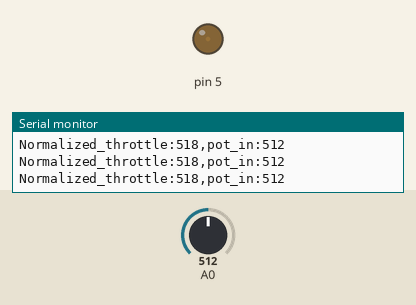
This sketch was run on a simulated Arduino Uno, built with avr-gcc and run on an emulated ATmega328P. Shown: output pins drawn as LEDs (lit = HIGH), the last lines printed to the serial monitor. Inputs (shaded band) come from the test bench; at power-on: A0 = 512.

Above: at 1.2 s.
1.3 s: A0 set to 660
At 2.5 s:
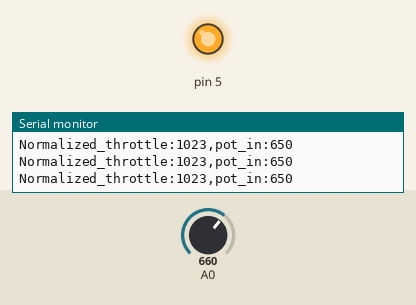
2.8 s: A0 set to 360
At 3.8 s:
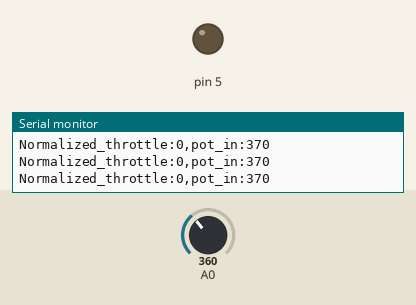
4.3 s: A0 set to 385
At 5.6 s:
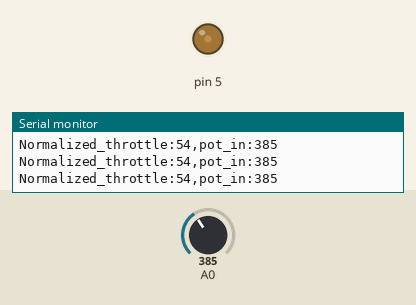
Timing chart, 0 to 7.3 s (numbered marks = the images above; inputs shaded):
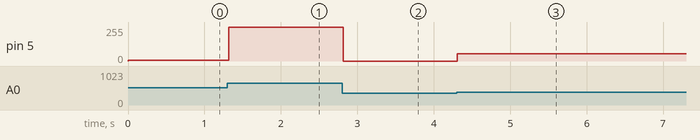

The sketch:

fcp_throttleator.ino
```cpp
#define POT_MIN 370
#define POT_MAX 650
#define MAX_GRAD 1000

uint32_t normalized_in;
uint32_t throttle = 0;
uint16_t normalized_throttle = 0;

void setup() {
  // put your setup code here, to run once:
  TCCR0B = TCCR0B & B11111000 | B00000010; // for PWM frequency of 7812.50 Hz
  Serial.begin(9600);
  pinMode(A0, INPUT);
  pinMode(5, OUTPUT);
}

void loop() {
  // put your main code here, to run repeatedly:
  uint32_t pot_in = analogRead(A0);
  if (pot_in < POT_MIN)  pot_in = POT_MIN;
  else if (pot_in > POT_MAX) pot_in = POT_MAX;

  // Input from 0 - 1023
  normalized_in = (pot_in - POT_MIN) * 1023 / (POT_MAX - POT_MIN);

  if (normalized_in < throttle) {
    throttle = normalized_in;
  } else {
    throttle = (normalized_in - throttle) > MAX_GRAD ? throttle += MAX_GRAD : normalized_in;
  }

  normalized_throttle = throttle;

  analogWrite(5, normalized_throttle);

  Serial.print("Normalized_throttle:");
  Serial.print(normalized_throttle);
  Serial.print(",");

  Serial.print("pot_in:");
  Serial.println(pot_in);

}
```

Measured:
- the behaviour switches between 370 and 371 on A0 (found by bisection; images 2 and 3)
- after the input at 1.3 s, pin 5: 6/255 → 255/255 at once
- after the input at 2.8 s, pin 5: 255/255 → 0/255 at once
- after the input at 4.3 s, pin 5: 0/255 → 54/255 at once
